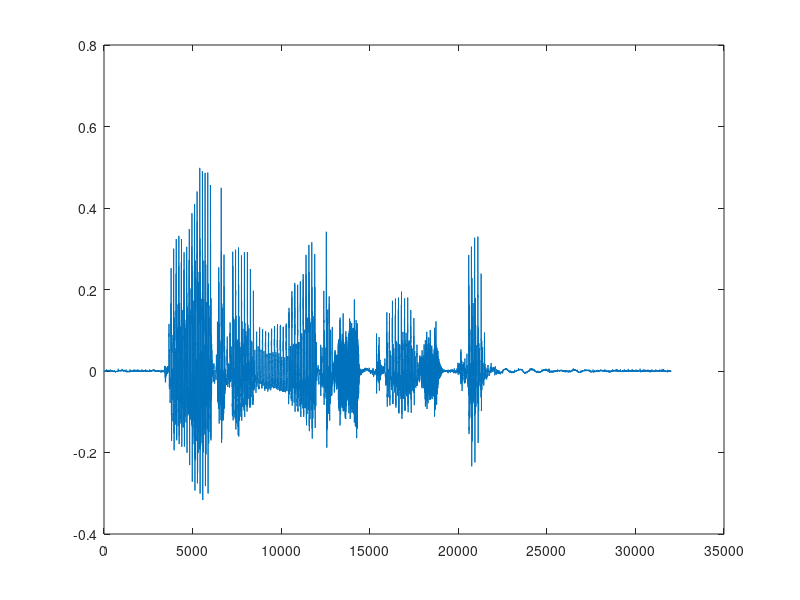

This chart was generated by the following MATLAB code: (Note: this script raises an error after producing the figure.)
addpath /work/courses/T/S/89/5150/general/ex1/
addpath /work/courses/T/S/89/5150/general/ex1/gmmbayestb
load ex1data
plot(sampleword)

s = spectrogram(sampleword, hamming(400), 240); % 32000*0.025s/2s=400 , 400-16khzx10ms = 240)
imagesc(sqrt(abs(s)))
axis xy
sample_word_segmentation

s2 = spectrogram(filter([1 -0.97], 1, sampleword), hamming(400), 240);
figure
imagesc(sqrt(abs(s2)))
axis xy
sample_word_segmentation

plot(M', 'b')

figure
imagesc(log(M*sqrt(abs(s2))+1))
axis xy
sample_word_segmentation

imagesc(D)
colorbar

figure
imagesc(D*log(M*sqrt(abs(s2))+1))
axis xy
sample_word_segmentation